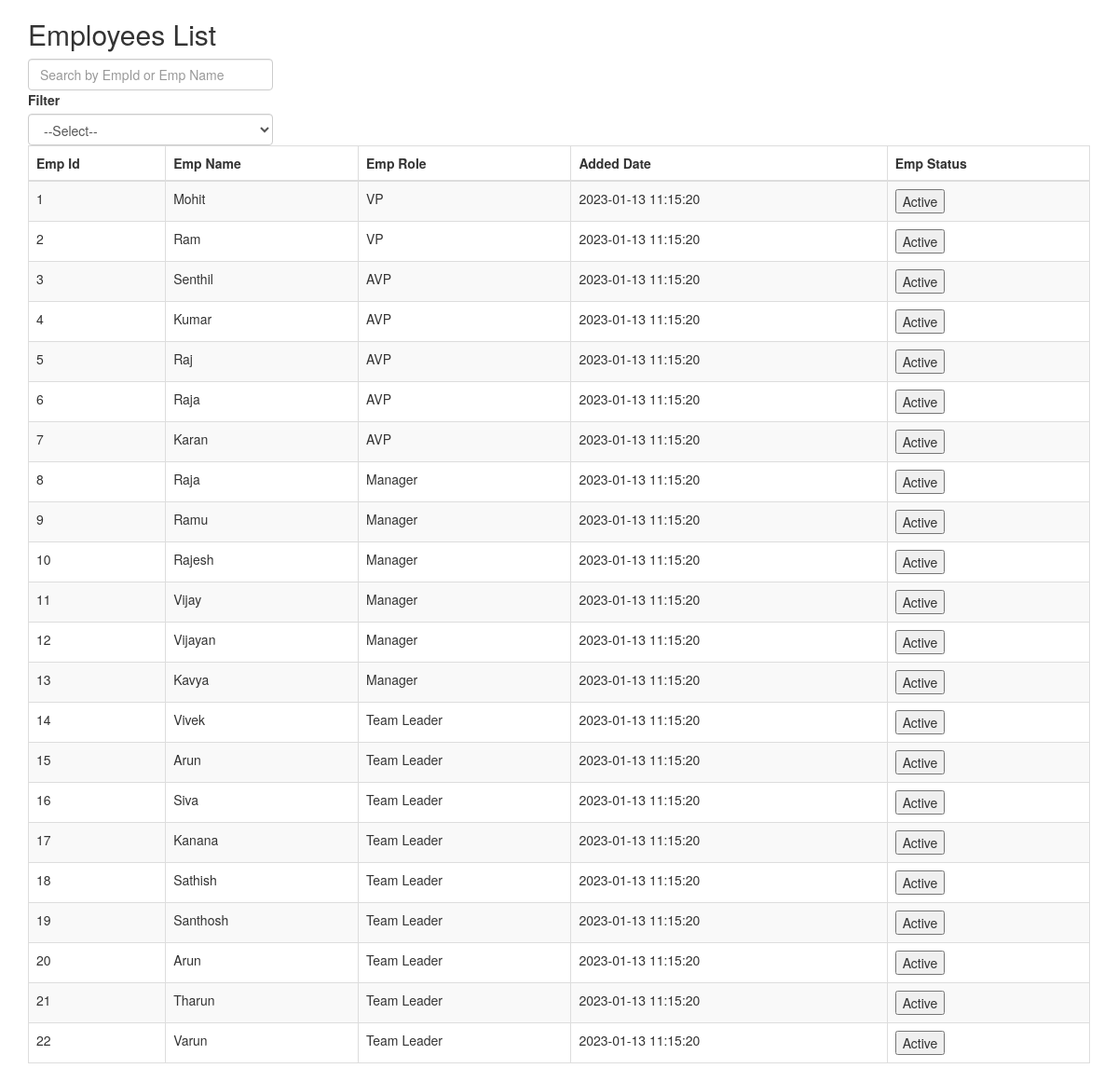
The page / on the database its author committed.
### tables this page shows
CREATE TABLE `employees` (
  `id` int(11) NOT NULL,
  `name` varchar(250) NOT NULL,
  `role` enum('Relationship Manager','Team Leader','Assistant Manager','Manager','AVP','VP','CEO') NOT NULL,
  `parent_id` int(11) DEFAULT NULL,
  `date` timestamp NOT NULL DEFAULT current_timestamp(),
  `status` int(11) NOT NULL
);

### application/controllers/Welcome.php (called while the page is built, shortened)
<?php
class Welcome extends CI_Controller {
	public function __construct(){
		$this->load->library("session");
    	$this->load->helper('url');
		$this->load->model('Employee');
	}
	public function index()
	{
		$data['employees'] = $this->Employee->get_employees_list();
		$data['roles']['vp'] = $this->Employee->get_employees_list_by_role('vp');
		$data['roles']['avp'] = $this->Employee->get_employees_list_by_role('avp');
		$data['roles']['manager'] = $this->Employee->get_employees_list_by_role('manager');
		$data['roles']['team_leader'] = $this->Employee->get_employees_list_by_role('team leader');
		$this->load->view('employees_list', $data);
	}
}

### index.php (called while the page is built, shortened)
<?php
require_once BASEPATH.'core/CodeIgniter.php';

### application/models/Employee.php (called while the page is built, shortened)
<?php
class Employee extends CI_Model {
    public function get_employees_list()
    {
        $query = $this->db->get('employees');
        return $query->result();
    }
}

### application/views/employees_list.php (the view, shortened to what this page needs)
<!DOCTYPE html>
<html lang="en">
<head>
  <link rel="stylesheet" href="https://maxcdn.bootstrapcdn.com/bootstrap/3.4.1/css/bootstrap.min.css">
</head>
<body>
<div class="container">
    <h2>Employees List</h2>
    <div class="row">
        <div class="col-md-3">
            <input class="form-control" id="myInput" type="text" placeholder="Search by EmpId or Emp Name">
        </div>
    </div>
    <div  class="row">
        <div class="col-md-3">
            <label>Filter</label>
            <select class="form-control role">
                <?php foreach($roles as $key => $role): ?>
                    <option>--Select--</option>
                <?php endforeach; ?>
            </select>
        </div>
    </div>
    <div class="row">
        <div class="col-md-12">
            <table class="table table-bordered table-striped" id="myTable">
            <thead>
                <tr>
                    <th>Emp Id</th>
                    <th>Emp Name</th>
                    <th>Emp Role</th>
                    <th>Added Date</th>
                    <th>Emp Status</th>
                </tr>
            </thead>
            <tbody id="myRows">
                <?php foreach($employees as $row): ?>
                    <tr>
                        <td><?php echo $row->id ?></td>
                        <td><?php echo $row->name ?></td>
                        <td><?php echo $row->role ?></td>
                        <td><?php echo $row->date ?></td>
                        <td><button style="cursor: pointer;" class="change_status" data-id="<?php echo $row->id ?>" data-status="<?php echo $row->status ?>"><?php echo ($row->status == 1) ? 'Active' : 'In-Active' ?></button></td>
                    </tr>
                <?php endforeach; ?>
            </tbody>
            </table>
        </div>
    </div>
</div>
</body>
</html>

### rows shown on the page
employees: id "1", name "Mohit", role "VP", date "2023-01-13 11:15:20", status "Active"
employees: id "2", name "Ram", role "VP", date "2023-01-13 11:15:20", status "Active"
employees: id "3", name "Senthil", role "AVP", date "2023-01-13 11:15:20", status "Active"
employees: id "4", name "Kumar", role "AVP", date "2023-01-13 11:15:20", status "Active"
employees: id "5", name "Raj", role "AVP", date "2023-01-13 11:15:20", status "Active"
employees: id "6", name "Raja", role "AVP", date "2023-01-13 11:15:20", status "Active"
employees: id "7", name "Karan", role "AVP", date "2023-01-13 11:15:20", status "Active"
employees: id "8", name "Raja", role "Manager", date "2023-01-13 11:15:20", status "Active"
employees: id "9", name "Ramu", role "Manager", date "2023-01-13 11:15:20", status "Active"
employees: id "10", name "Rajesh", role "Manager", date "2023-01-13 11:15:20", status "Active"
employees: id "11", name "Vijay", role "Manager", date "2023-01-13 11:15:20", status "Active"
employees: id "12", name "Vijayan", role "Manager", date "2023-01-13 11:15:20", status "Active"
employees: id "13", name "Kavya", role "Manager", date "2023-01-13 11:15:20", status "Active"
employees: id "14", name "Vivek", role "Team Leader", date "2023-01-13 11:15:20", status "Active"
employees: id "15", name "Arun", role "Team Leader", date "2023-01-13 11:15:20", status "Active"
employees: id "16", name "Siva", role "Team Leader", date "2023-01-13 11:15:20", status "Active"
employees: id "17", name "Kanana", role "Team Leader", date "2023-01-13 11:15:20", status "Active"
employees: id "18", name "Sathish", role "Team Leader", date "2023-01-13 11:15:20", status "Active"
employees: id "19", name "Santhosh", role "Team Leader", date "2023-01-13 11:15:20", status "Active"
employees: id "20", name "Arun", role "Team Leader", date "2023-01-13 11:15:20", status "Active"
employees: id "21", name "Tharun", role "Team Leader", date "2023-01-13 11:15:20", status "Active"
employees: id "22", name "Varun", role "Team Leader", date "2023-01-13 11:15:20", status "Active"
